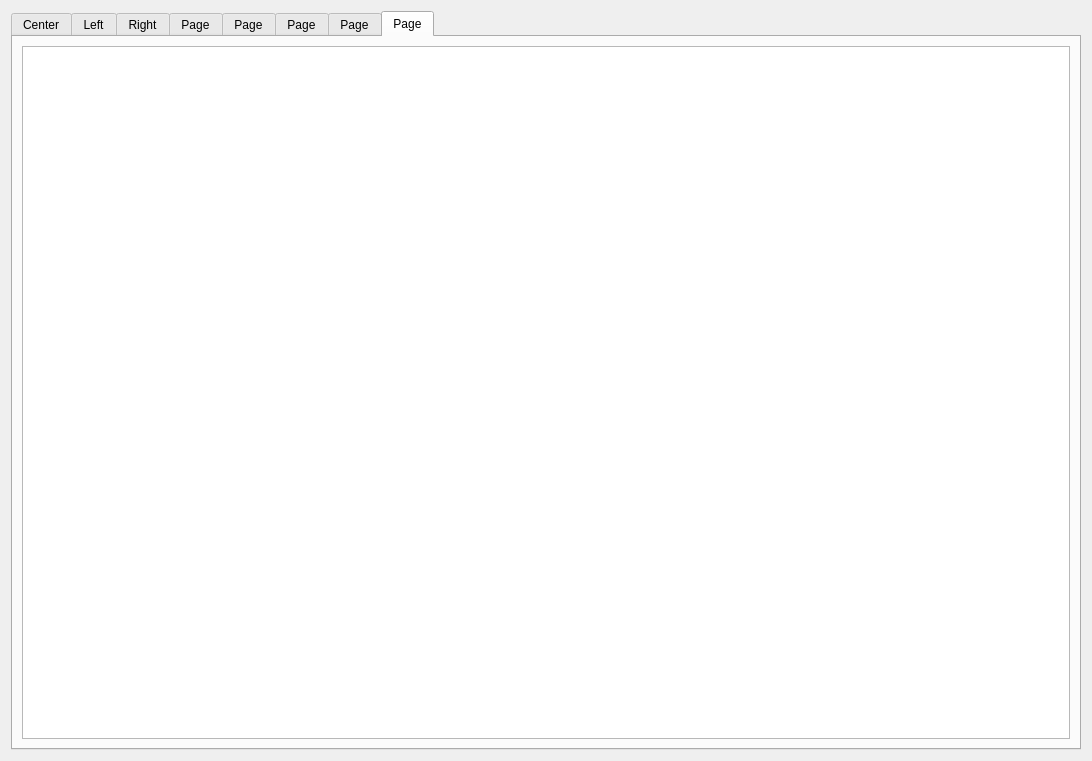
<?xml version="1.0" encoding="UTF-8"?>
<ui version="4.0">
 <class>Form</class>
 <widget class="QWidget" name="Form">
  <property name="geometry">
   <rect>
    <x>0</x>
    <y>0</y>
    <width>1092</width>
    <height>761</height>
   </rect>
  </property>
  <property name="windowTitle">
   <string>Form</string>
  </property>
  <layout class="QGridLayout" name="gridLayout_2">
   <item row="0" column="0">
    <widget class="QTabWidget" name="tabWidget">
     <property name="currentIndex">
      <number>7</number>
     </property>
     <widget class="QWidget" name="tab">
      <attribute name="title">
       <string>Center</string>
      </attribute>
      <layout class="QGridLayout" name="gridLayout">
       <item row="0" column="0">
        <widget class="MatplotWidget" name="graphicsView"/>
       </item>
      </layout>
     </widget>
     <widget class="QWidget" name="tab_2">
      <attribute name="title">
       <string>Left</string>
      </attribute>
      <layout class="QGridLayout" name="gridLayout_3">
       <item row="0" column="0">
        <widget class="MatplotWidget" name="graphicsView_2"/>
       </item>
      </layout>
     </widget>
     <widget class="QWidget" name="tab_3">
      <attribute name="title">
       <string>Right</string>
      </attribute>
      <layout class="QGridLayout" name="gridLayout_4">
       <item row="0" column="0">
        <widget class="MatplotWidget" name="graphicsView_3"/>
       </item>
      </layout>
     </widget>
     <widget class="QWidget" name="tab_4">
      <attribute name="title">
       <string>Page</string>
      </attribute>
      <layout class="QGridLayout" name="gridLayout_5">
       <item row="0" column="0">
        <widget class="MatplotWidget" name="graphicsView_4"/>
       </item>
      </layout>
     </widget>
     <widget class="QWidget" name="tab_5">
      <attribute name="title">
       <string>Page</string>
      </attribute>
      <layout class="QVBoxLayout" name="verticalLayout">
       <item>
        <widget class="MatplotWidget" name="graphicsView_5"/>
       </item>
      </layout>
     </widget>
     <widget class="QWidget" name="tab_6">
      <attribute name="title">
       <string>Page</string>
      </attribute>
      <layout class="QHBoxLayout" name="horizontalLayout">
       <item>
        <widget class="MatplotWidget" name="graphicsView_6"/>
       </item>
      </layout>
     </widget>
     <widget class="QWidget" name="tab_7">
      <attribute name="title">
       <string>Page</string>
      </attribute>
      <layout class="QHBoxLayout" name="horizontalLayout_2">
       <item>
        <widget class="MatplotWidget" name="graphicsView_7"/>
       </item>
      </layout>
     </widget>
     <widget class="QWidget" name="tab_8">
      <attribute name="title">
       <string>Page</string>
      </attribute>
      <layout class="QVBoxLayout" name="verticalLayout_2">
       <item>
        <widget class="MatplotWidget" name="graphicsView_8"/>
       </item>
      </layout>
     </widget>
    </widget>
   </item>
  </layout>
 </widget>
 <customwidgets>
  <customwidget>
   <class>MatplotWidget</class>
   <extends>QGraphicsView</extends>
   <header location="global">qtmatplot</header>
  </customwidget>
 </customwidgets>
 <resources/>
 <connections/>
</ui>
